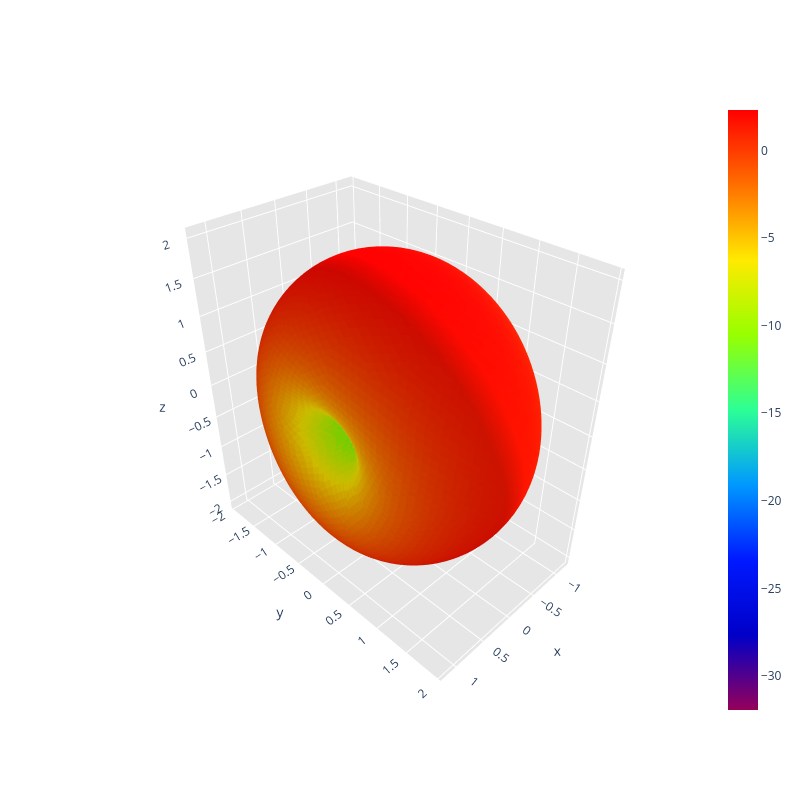
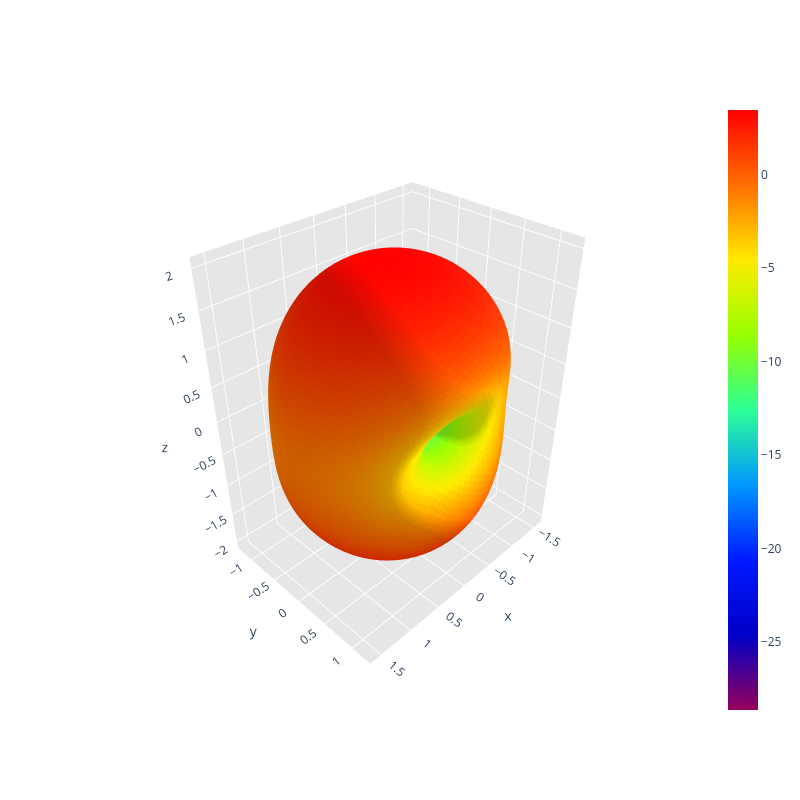
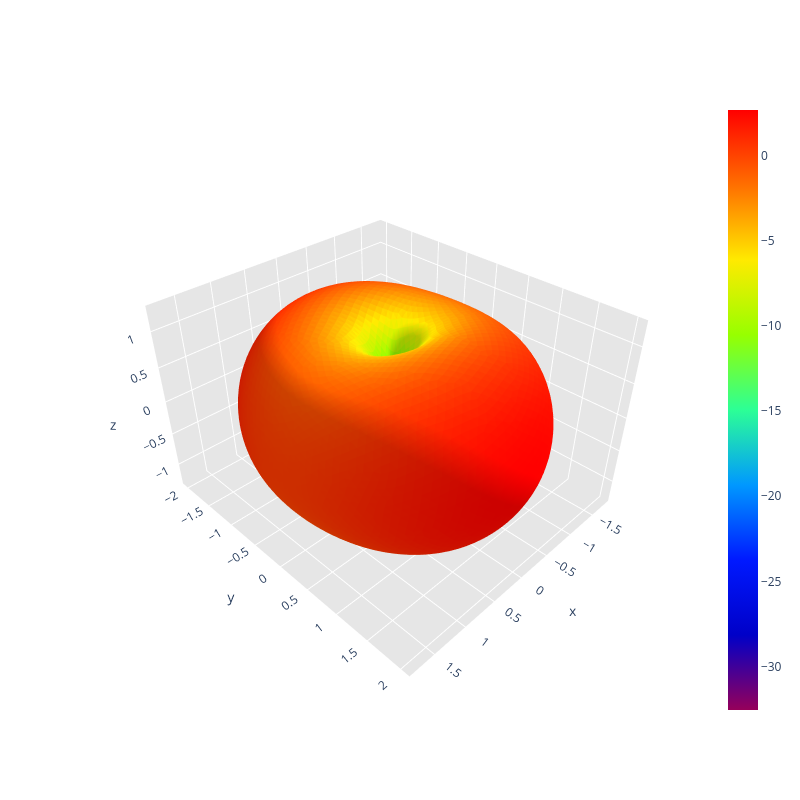
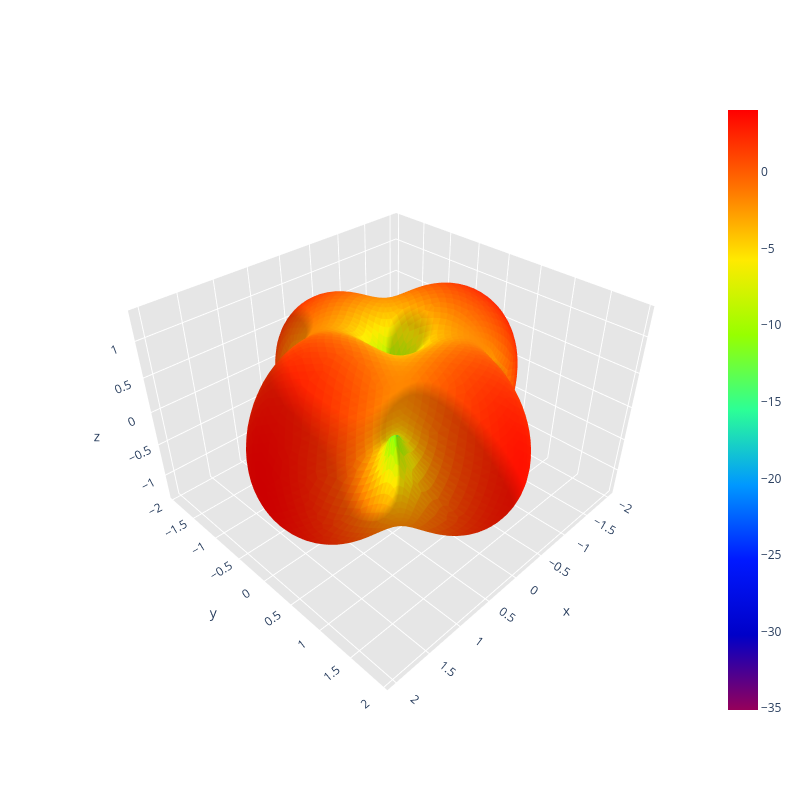

These figures' notebook cell, in order:
### Code cell
# 6. Far-field pattern of the first 6 modes, at the same design frequency
_, triangles, edges, _vecteurs_rho = DataManager_rwg2.load_data(path.mat_mesh2)
freq_cma, _omega, _mu, _epsilon, light_speed_c, eta, _Z = DataManager_rwg3.load_data(path.mat_impedance)

for n in range(n_modes_cma):
    J_n = modal_data.eigenvectors[:, n]
    sphere_points, sphere_triangles, gain_db, directivity_max = compute_modal_farfield(
        triangles, edges, J_n, freq_cma, light_speed_c, eta)
    print(f"Mode {n + 1} (lambda = {modal_data.eigenvalues[n]:.4f}): "
          f"peak directivity = {10 * np.log10(directivity_max):.2f} dBi")
    fig = ModalVisualizer.plot_mode_farfield(sphere_points, sphere_triangles, gain_db,
                                              mode_index=n, eigenvalue=modal_data.eigenvalues[n])
    fig.show()

### Figure 1 — Plotly figure (JSON) as saved in the notebook; plotly's stock layout.template omitted (floating-point values rounded to 4 significant figures; data arrays with more than 128 entries replaced by an {"elided": "..."} marker saying what was removed)
{"data": [{"facecolor": {"elided": "10296 str values"}, "i": {"elided": "10296 int values"}, "j": {"elided": "10296 int values"}, "k": {"elided": "10296 int values"}, "name": "", "type": "mesh3d", "x": {"elided": "5150 float values"}, "y": {"elided": "5150 float values"}, "z": {"elided": "5150 float values"}}, {"hoverinfo": "none", "marker": {"color": [-31.94, 2.304], "colorscale": [[0, "rgb(150, 0, 90)"], [0.125, "rgb(0, 0, 200)"], [0.25, "rgb(0, 25, 255)"], [0.375, "rgb(0, 152, 255)"], [0.5, "rgb(44, 255, 150)"], [0.625, "rgb(151, 255, 0)"], [0.75, "rgb(255, 234, 0)"], [0.875, "rgb(255, 111, 0)"], [1, "rgb(255, 0, 0)"]], "showscale": true, "size": 0.1}, "mode": "markers", "showlegend": false, "type": "scatter3d", "x": [1.225e-16], "y": [-2.999e-32], "z": [2.0]}], "layout": {"height": 800, "scene": {"aspectratio": {"x": 0.5954, "y": 0.9598, "z": 1}, "xaxis": {"backgroundcolor": "rgb(230, 230, 230)", "gridcolor": "rgb(255, 255, 255)", "showbackground": true, "zerolinecolor": "rgb(255, 255, 255)"}, "yaxis": {"backgroundcolor": "rgb(230, 230, 230)", "gridcolor": "rgb(255, 255, 255)", "showbackground": true, "zerolinecolor": "rgb(255, 255, 255)"}, "zaxis": {"backgroundcolor": "rgb(230, 230, 230)", "gridcolor": "rgb(255, 255, 255)", "showbackground": true, "zerolinecolor": "rgb(255, 255, 255)"}}, "title": {"text": ""}, "width": 800}}

### Figure 2 — Plotly figure (JSON) as saved in the notebook; plotly's stock layout.template omitted (floating-point values rounded to 4 significant figures; data arrays with more than 128 entries replaced by an {"elided": "..."} marker saying what was removed)
{"data": [{"facecolor": {"elided": "10296 str values"}, "i": {"elided": "10296 int values"}, "j": {"elided": "10296 int values"}, "k": {"elided": "10296 int values"}, "name": "", "type": "mesh3d", "x": {"elided": "5150 float values"}, "y": {"elided": "5150 float values"}, "z": {"elided": "5150 float values"}}, {"hoverinfo": "none", "marker": {"color": [-28.65, 3.444], "colorscale": [[0, "rgb(150, 0, 90)"], [0.125, "rgb(0, 0, 200)"], [0.25, "rgb(0, 25, 255)"], [0.375, "rgb(0, 152, 255)"], [0.5, "rgb(44, 255, 150)"], [0.625, "rgb(151, 255, 0)"], [0.75, "rgb(255, 234, 0)"], [0.875, "rgb(255, 111, 0)"], [1, "rgb(255, 0, 0)"]], "showscale": true, "size": 0.1}, "mode": "markers", "showlegend": false, "type": "scatter3d", "x": [1.225e-16], "y": [-2.999e-32], "z": [2.0]}], "layout": {"height": 800, "scene": {"aspectratio": {"x": 0.7871, "y": 0.6155, "z": 1}, "xaxis": {"backgroundcolor": "rgb(230, 230, 230)", "gridcolor": "rgb(255, 255, 255)", "showbackground": true, "zerolinecolor": "rgb(255, 255, 255)"}, "yaxis": {"backgroundcolor": "rgb(230, 230, 230)", "gridcolor": "rgb(255, 255, 255)", "showbackground": true, "zerolinecolor": "rgb(255, 255, 255)"}, "zaxis": {"backgroundcolor": "rgb(230, 230, 230)", "gridcolor": "rgb(255, 255, 255)", "showbackground": true, "zerolinecolor": "rgb(255, 255, 255)"}}, "title": {"text": ""}, "width": 800}}

### Figure 3 — Plotly figure (JSON) as saved in the notebook; plotly's stock layout.template omitted (floating-point values rounded to 4 significant figures; data arrays with more than 128 entries replaced by an {"elided": "..."} marker saying what was removed)
{"data": [{"facecolor": {"elided": "10296 str values"}, "i": {"elided": "10296 int values"}, "j": {"elided": "10296 int values"}, "k": {"elided": "10296 int values"}, "name": "", "type": "mesh3d", "x": {"elided": "5150 float values"}, "y": {"elided": "5150 float values"}, "z": {"elided": "5150 float values"}}, {"hoverinfo": "none", "marker": {"color": [-32.55, 2.664], "colorscale": [[0, "rgb(150, 0, 90)"], [0.125, "rgb(0, 0, 200)"], [0.25, "rgb(0, 25, 255)"], [0.375, "rgb(0, 152, 255)"], [0.5, "rgb(44, 255, 150)"], [0.625, "rgb(151, 255, 0)"], [0.75, "rgb(255, 234, 0)"], [0.875, "rgb(255, 111, 0)"], [1, "rgb(255, 0, 0)"]], "showscale": true, "size": 0.1}, "mode": "markers", "showlegend": false, "type": "scatter3d", "x": [6.123e-20], "y": [-1.5e-35], "z": [0.001]}], "layout": {"height": 800, "scene": {"aspectratio": {"x": 0.8843, "y": 1, "z": 0.6301}, "xaxis": {"backgroundcolor": "rgb(230, 230, 230)", "gridcolor": "rgb(255, 255, 255)", "showbackground": true, "zerolinecolor": "rgb(255, 255, 255)"}, "yaxis": {"backgroundcolor": "rgb(230, 230, 230)", "gridcolor": "rgb(255, 255, 255)", "showbackground": true, "zerolinecolor": "rgb(255, 255, 255)"}, "zaxis": {"backgroundcolor": "rgb(230, 230, 230)", "gridcolor": "rgb(255, 255, 255)", "showbackground": true, "zerolinecolor": "rgb(255, 255, 255)"}}, "title": {"text": ""}, "width": 800}}

### Figure 4 — Plotly figure (JSON) as saved in the notebook; plotly's stock layout.template omitted (floating-point values rounded to 4 significant figures; data arrays with more than 128 entries replaced by an {"elided": "..."} marker saying what was removed)
{"data": [{"facecolor": {"elided": "10296 str values"}, "i": {"elided": "10296 int values"}, "j": {"elided": "10296 int values"}, "k": {"elided": "10296 int values"}, "name": "", "type": "mesh3d", "x": {"elided": "5150 float values"}, "y": {"elided": "5150 float values"}, "z": {"elided": "5150 float values"}}, {"hoverinfo": "none", "marker": {"color": [-35.12, 4.053], "colorscale": [[0, "rgb(150, 0, 90)"], [0.125, "rgb(0, 0, 200)"], [0.25, "rgb(0, 25, 255)"], [0.375, "rgb(0, 152, 255)"], [0.5, "rgb(44, 255, 150)"], [0.625, "rgb(151, 255, 0)"], [0.75, "rgb(255, 234, 0)"], [0.875, "rgb(255, 111, 0)"], [1, "rgb(255, 0, 0)"]], "showscale": true, "size": 0.1}, "mode": "markers", "showlegend": false, "type": "scatter3d", "x": [6.123e-20], "y": [-1.5e-35], "z": [0.001]}], "layout": {"height": 800, "scene": {"aspectratio": {"x": 1, "y": 0.9653, "z": 0.6568}, "xaxis": {"backgroundcolor": "rgb(230, 230, 230)", "gridcolor": "rgb(255, 255, 255)", "showbackground": true, "zerolinecolor": "rgb(255, 255, 255)"}, "yaxis": {"backgroundcolor": "rgb(230, 230, 230)", "gridcolor": "rgb(255, 255, 255)", "showbackground": true, "zerolinecolor": "rgb(255, 255, 255)"}, "zaxis": {"backgroundcolor": "rgb(230, 230, 230)", "gridcolor": "rgb(255, 255, 255)", "showbackground": true, "zerolinecolor": "rgb(255, 255, 255)"}}, "title": {"text": ""}, "width": 800}}
